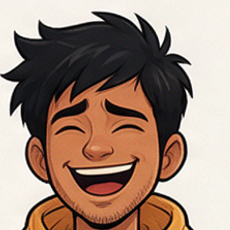
#> input picture assets/face_bunty.png, 230 x 230 px
$ python -i compose.py   (imports and definitions only)
#> lines starting #> are read from the running program, lines starting #| are printed output that depends on the picture
"""Compose Naya Nagrik carousel slides (1080x1350) from raw panels + text."""
import json, sys, os
from PIL import Image, ImageDraw, ImageFont, ImageFilter

W, H = 1080, 1350
SAFFRON = (255, 153, 51)
GREEN = (19, 136, 8)
NAVY = (27, 42, 74)
OFFWHITE = (250, 247, 240)
RED = (200, 70, 60)

GF = "/usr/share/fonts/truetype/google-fonts/"
F_HOOK = GF + "Poppins-Bold.ttf"
F_BODY = GF + "Poppins-Medium.ttf"
F_SMALL = GF + "Poppins-Medium.ttf"


def font(path, size):
    return ImageFont.truetype(path, size)


# [14 lines left out: function wrap, not called in this run]


def fit_panel(path):
#> called with path = '../assets/face_bunty.png'
    im = Image.open(path).convert("RGB")
#> im is the input picture: PIL image 230x230 RGB; mean R, G, B 159.2, 135.1, 121.1
    scale = W / im.width
#> scale = 4.7
    im = im.resize((W, int(im.height * scale)), Image.LANCZOS)
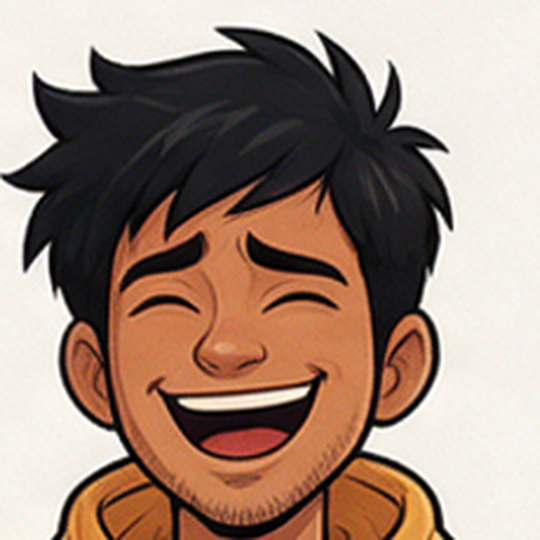
#> im: PIL image 1080x1080 RGB (shown at 1/2 size); mean R, G, B 159.2, 135.1, 121.1
    if im.height >= H:
        top = int((im.height - H) * 0.35)
        im = im.crop((0, top, W, top + H))
    else:
        bg = Image.new("RGB", (W, H), OFFWHITE)
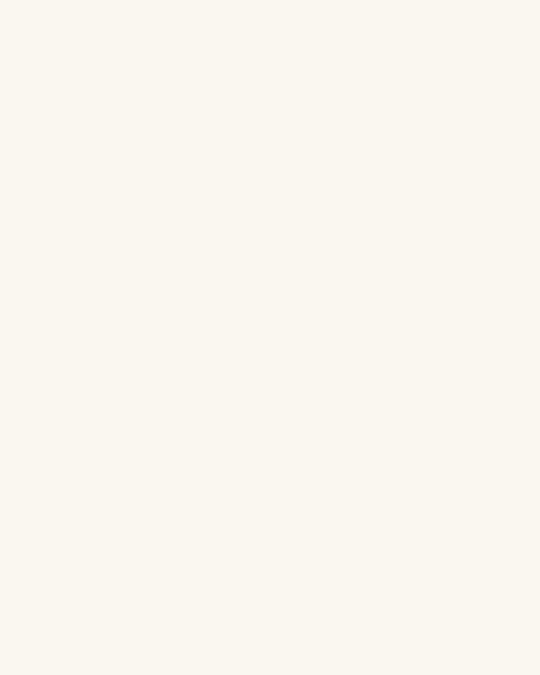
#> bg: PIL image 1080x1350 RGB (shown at 1/2 size); mean R, G, B 250, 247, 240
        bg.paste(im, (0, (H - im.height) // 2))
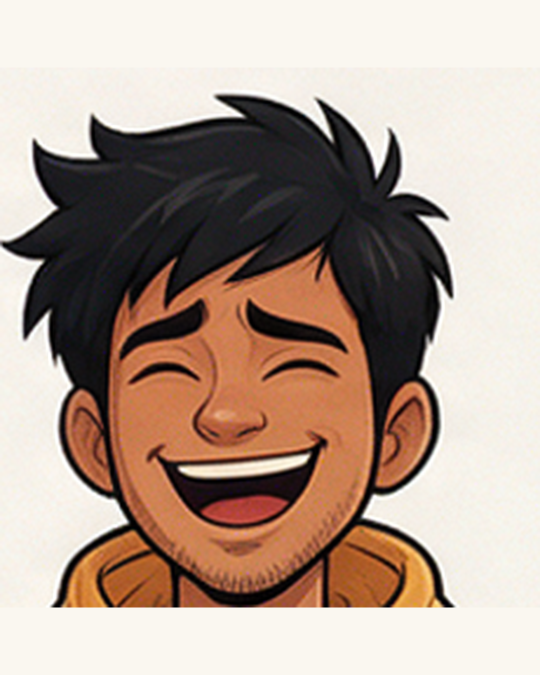
#> bg: PIL image 1080x1350 RGB (shown at 1/2 size); mean R, G, B 177.4, 157.5, 144.9
        im = bg
    return im


# [38 lines left out: functions pill, text_card, not called in this run]


def bg_ok(img):
    r, g, b = img.getpixel((90, 50))[:3]
    return not (r > 230 and 130 < g < 180 and b < 90)


# [66 lines left out: functions chrome, cta_slide, text_slide, not called in this run]


# [19 lines not run here, left out]

>>> result = fit_panel('../assets/face_bunty.png')
